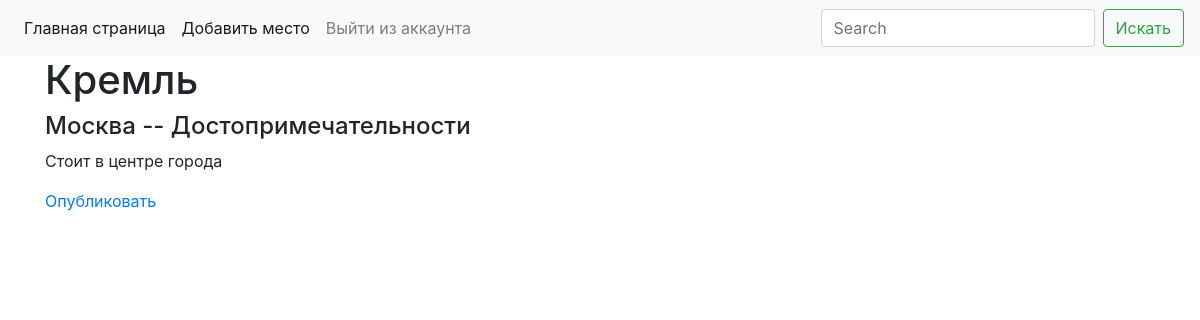
The page /admin/show_place_status/Кремль (signed in) on the database as committed earlier.
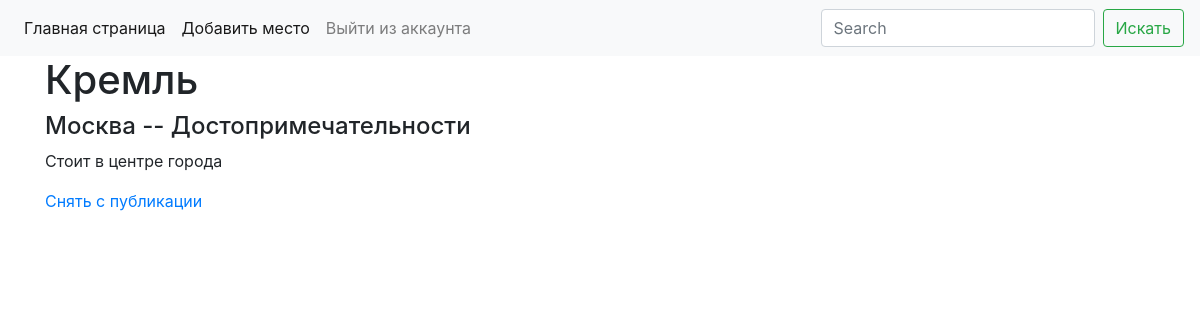
The same page on the database as committed later.
### allabouttravel_app/admin/views.py (the view)
@blueprint.route('/show_place_status/<alias>')
@admin_required
def show_place_status(alias):
    place, city, category = get_place_info(alias)
    title = place.title
    return render_template('admin/show_place_status.html', title=title, place=place, city=city, category=category)

### allabouttravel_app/__init__.py (called while the page is built)
def create_app():
    app = Flask(__name__)
    app.config.from_pyfile('config.py')
    db.init_app(app)
    login_manager = LoginManager()
    login_manager.init_app(app)
    login_manager.login_view = 'user.login'
    app.register_blueprint(admin_blueprint)
    app.register_blueprint(place_blueprint)
    app.register_blueprint(user_blueprint)
    @login_manager.user_loader
    def load_user(user_id):
        return User.query.get(user_id)
    return app

### allabouttravel_app/get_place_info.py (called while the page is built)
def get_place_info(place_title):
    place, city, category = db.session.query(
        Place, City.title, Category.title
    ).join(City, Place.city_id == City.id
    ).join(Category, Place.category_id == Category.id).filter(
    Place.title == place_title).first()
    return (place, city, category)

### allabouttravel_app/templates/admin/show_place_status.html
{% extends 'base.html' %}
{% block content %}
<h4>{{ city }} --  {{ category }}</h4>
<p>{{ place.description }}</p>
{% if not place.is_verified %}
    <p><a href="{{ url_for('admin.change_place_status', alias=place.title) }}">Опубликовать</a></p>
{% else %}
    <p><a href="{{ url_for('admin.change_place_status', alias=place.title) }}">Снять с публикации</a></p>
{% endif %}
{% endblock %}

Rows that differ between the two databases and show on the page:
changed Place "Кремль": is_verified False → True (drawn)
Other text that changed with them:
text no longer shown: "Опубликовать"
text now shown: "Снять с публикации"
